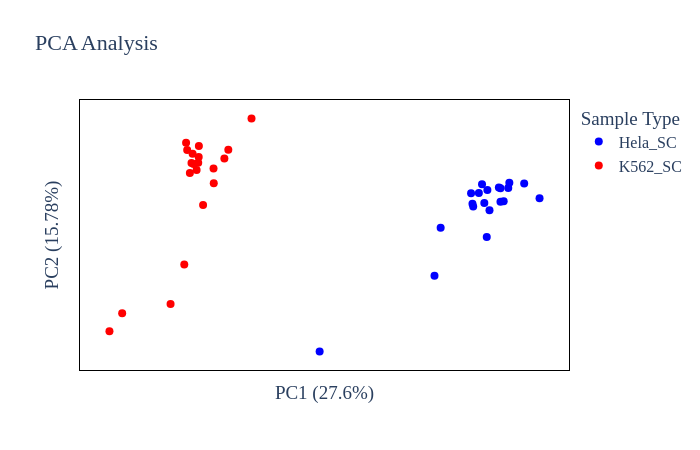

The cell this chart's notebook holds for it:
### Code cell
# Protein Abundance PCA plot
plot_options={
            "compare groups": ["Hela_SC","K562_SC"],
            "title": "PCA Analysis",
            "color": ["blue", "red", "green", "black", "yellow", "purple",
                      "orange", "brown", "pink", "gray", "olive", "cyan"],
            "symbol": ['circle', 'circle', 'circle'],
            "marker_size": 8,
            "width": 700,
            "height": 450,
            "font": dict(size=16, family="Arial black"),
            "ylimits": [],
            "xlimits": []
        }
figure, _, _ =plotter.PCA_plots(data_obj, plot_options, saved_settings, missing_value_thresh=33)
figure.show()

### Figure 1 — Plotly figure (JSON) as saved in the notebook; plotly's stock layout.template omitted (floating-point values rounded to 4 significant figures)
{"data": [{"hovertemplate": "%{text}<br>PC1: %{x} <br>PC2: %{y}", "legendgroup": "Hela_SC", "marker": {"color": "blue", "size": 8, "symbol": "circle"}, "mode": "markers", "name": "Hela_SC", "orientation": "v", "showlegend": true, "text": ["C:\\Users\\RTK\\Downloads\\dianntest\\LL2076_HKHPp1\\LL2076_HKHPp1_Hela_1cpw_blo5run1_GK18_rep1_ch2_DIAdry", "C:\\Users\\RTK\\Downloads\\dianntest\\LL2076_HKHPp1\\LL2076_HKHPp1_Hela_1cpw_blo5run2_GK21_rep2_ch1_DIAdry", "C:\\Users\\RTK\\Downloads\\dianntest\\LL2076_HKHPp1\\LL2076_HKHPp1_Hela_1cpw_blo5run5_GK17_rep3_ch2_DIAdry", "C:\\Users\\RTK\\Downloads\\dianntest\\LL2076_HKHPp1\\LL2076_HKHPp1_Hela_1cpw_blo5run8_GK22_rep4_ch1_DIAdry", "C:\\Users\\RTK\\Downloads\\dianntest\\LL2076_HKHPp1\\LL2076_HKHPp1_Hela_1cpw_blo5run15_GK5_rep5_ch2_DIAdry", "C:\\Users\\RTK\\Downloads\\dianntest\\LL2076_HKHPp1\\LL2076_HKHPp1_Hela_1cpw_blo5run16_GK12_rep6_ch1_DIAdry", "C:\\Users\\RTK\\Downloads\\dianntest\\LL2076_HKHPp1\\LL2076_HKHPp1_Hela_1cpw_blo5run17_GK15_rep7_ch2_DIAdry", "C:\\Users\\RTK\\Downloads\\dianntest\\LL2076_HKHPp1\\LL2076_HKHPp1_Hela_1cpw_blo5run18_GK8_rep8_ch1_DIAdry", "C:\\Users\\RTK\\Downloads\\dianntest\\LL2076_HKHPp1\\LL2076_HKHPp1_Hela_1cpw_blo5run20_GK11_rep9_ch1_DIAdry", "C:\\Users\\RTK\\Downloads\\dianntest\\LL2076_HKHPp1\\LL2076_HKHPp1_Hela_1cpw_blo5run21_GK7_rep10_ch2_DIAdry", "C:\\Users\\RTK\\Downloads\\dianntest\\LL2076_HKHPp1\\LL2076_HKHPp1_Hela_1cpw_blo5run2_GK21_rep2_ch1_DIAdry", "C:\\Users\\RTK\\Downloads\\dianntest\\LL2076_HKHPp1\\LL2076_HKHPp1_Hela_1cpw_blo5run2_GK21_rep2_ch1_DIAdry", "C:\\Users\\RTK\\Downloads\\dianntest\\LL2076_HKHPp1\\LL2076_HKHPp1_Hela_1cpw_blo5run2_GK21_rep2_ch1_DIAdry", "C:\\Users\\RTK\\Downloads\\dianntest\\LL2076_HKHPp1\\LL2076_HKHPp1_Hela_1cpw_blo5run2_GK21_rep2_ch1_DIAdry", "C:\\Users\\RTK\\Downloads\\dianntest\\LL2076_HKHPp1\\LL2076_HKHPp1_Hela_1cpw_blo5run2_GK21_rep2_ch1_DIAdry", "C:\\Users\\RTK\\Downloads\\dianntest\\LL2076_HKHPp1\\LL2076_HKHPp1_Hela_1cpw_blo5run2_GK21_rep2_ch1_DIAdry", "C:\\Users\\RTK\\Downloads\\dianntest\\LL2076_HKHPp1\\LL2076_HKHPp1_Hela_1cpw_blo5run2_GK21_rep2_ch1_DIAdry", "C:\\Users\\RTK\\Downloads\\dianntest\\LL2076_HKHPp1\\LL2076_HKHPp1_Hela_1cpw_blo5run2_GK21_rep2_ch1_DIAdry", "C:\\Users\\RTK\\Downloads\\dianntest\\LL2076_HKHPp1\\LL2076_HKHPp1_Hela_1cpw_blo5run2_GK21_rep2_ch1_DIAdry", "C:\\Users\\RTK\\Downloads\\dianntest\\LL2076_HKHPp1\\LL2076_HKHPp1_Hela_1cpw_blo5run2_GK21_rep2_ch1_DIAdry"], "type": "scatter", "x": [14.64, 14.79, 13.33, 12.14, 16.93, 13.13, 15.49, 13.8, 15.59, 15.08, 13.55, 12.26, 13.61, 12.84, -1.52, 12.33, 18.32, 14.79, 8.839, 9.395], "xaxis": "x", "y": [2.391, -0.4176, -0.642, 1.26, 3.132, 3.027, 2.289, -2.074, 3.318, -0.3252, -7.295, -0.7789, 1.871, 1.305, -29.63, -1.333, 0.2642, 2.244, -14.87, -5.473], "yaxis": "y"}, {"hovertemplate": "%{text}<br>PC1: %{x} <br>PC2: %{y}", "legendgroup": "K562_SC", "marker": {"color": "red", "size": 8, "symbol": "circle"}, "mode": "markers", "name": "K562_SC", "orientation": "v", "showlegend": true, "text": ["C:\\Users\\RTK\\Downloads\\dianntest\\LL2076_HKHPp1\\LL2076_HKHPp1_Hela_1cpw_blo5run5_GK17_rep3_ch2_DIAdry", "C:\\Users\\RTK\\Downloads\\dianntest\\LL2076_HKHPp1\\LL2076_HKHPp1_Hela_1cpw_blo5run5_GK17_rep3_ch2_DIAdry", "C:\\Users\\RTK\\Downloads\\dianntest\\LL2076_HKHPp1\\LL2076_HKHPp1_Hela_1cpw_blo5run5_GK17_rep3_ch2_DIAdry", "C:\\Users\\RTK\\Downloads\\dianntest\\LL2076_HKHPp1\\LL2076_HKHPp1_Hela_1cpw_blo5run5_GK17_rep3_ch2_DIAdry", "C:\\Users\\RTK\\Downloads\\dianntest\\LL2076_HKHPp1\\LL2076_HKHPp1_Hela_1cpw_blo5run5_GK17_rep3_ch2_DIAdry", "C:\\Users\\RTK\\Downloads\\dianntest\\LL2076_HKHPp1\\LL2076_HKHPp1_Hela_1cpw_blo5run5_GK17_rep3_ch2_DIAdry", "C:\\Users\\RTK\\Downloads\\dianntest\\LL2076_HKHPp1\\LL2076_HKHPp1_Hela_1cpw_blo5run5_GK17_rep3_ch2_DIAdry", "C:\\Users\\RTK\\Downloads\\dianntest\\LL2076_HKHPp1\\LL2076_HKHPp1_Hela_1cpw_blo5run5_GK17_rep3_ch2_DIAdry", "C:\\Users\\RTK\\Downloads\\dianntest\\LL2076_HKHPp1\\LL2076_HKHPp1_Hela_1cpw_blo5run5_GK17_rep3_ch2_DIAdry", "C:\\Users\\RTK\\Downloads\\dianntest\\LL2076_HKHPp1\\LL2076_HKHPp1_Hela_1cpw_blo5run5_GK17_rep3_ch2_DIAdry", "C:\\Users\\RTK\\Downloads\\dianntest\\LL2076_HKHPp1\\LL2076_HKHPp1_Hela_1cpw_blo5run8_GK22_rep4_ch1_DIAdry", "C:\\Users\\RTK\\Downloads\\dianntest\\LL2076_HKHPp1\\LL2076_HKHPp1_Hela_1cpw_blo5run8_GK22_rep4_ch1_DIAdry", "C:\\Users\\RTK\\Downloads\\dianntest\\LL2076_HKHPp1\\LL2076_HKHPp1_Hela_1cpw_blo5run8_GK22_rep4_ch1_DIAdry", "C:\\Users\\RTK\\Downloads\\dianntest\\LL2076_HKHPp1\\LL2076_HKHPp1_Hela_1cpw_blo5run8_GK22_rep4_ch1_DIAdry", "C:\\Users\\RTK\\Downloads\\dianntest\\LL2076_HKHPp1\\LL2076_HKHPp1_Hela_1cpw_blo5run8_GK22_rep4_ch1_DIAdry", "C:\\Users\\RTK\\Downloads\\dianntest\\LL2076_HKHPp1\\LL2076_HKHPp1_Hela_1cpw_blo5run8_GK22_rep4_ch1_DIAdry", "C:\\Users\\RTK\\Downloads\\dianntest\\LL2076_HKHPp1\\LL2076_HKHPp1_Hela_1cpw_blo5run8_GK22_rep4_ch1_DIAdry", "C:\\Users\\RTK\\Downloads\\dianntest\\LL2076_HKHPp1\\LL2076_HKHPp1_Hela_1cpw_blo5run8_GK22_rep4_ch1_DIAdry", "C:\\Users\\RTK\\Downloads\\dianntest\\LL2076_HKHPp1\\LL2076_HKHPp1_Hela_1cpw_blo5run8_GK22_rep4_ch1_DIAdry", "C:\\Users\\RTK\\Downloads\\dianntest\\LL2076_HKHPp1\\LL2076_HKHPp1_Hela_1cpw_blo5run8_GK22_rep4_ch1_DIAdry"], "type": "scatter", "x": [-11.09, -12.03, -12.98, -19.33, -9.757, -13.08, -11.07, -13.73, -12.41, -12.47, -13.56, -12.43, -20.48, -12.62, -13.22, -14.96, -10.11, -7.664, -13.47, -12.89], "xaxis": "x", "y": [6.054, -1.033, 8.971, -22.18, 9.717, 7.146, 3.176, -12.66, 10.48, 7.214, 11.11, 8.314, -25.68, 5.776, 5.183, -20.36, 8.034, 15.83, 9.664, 6.977], "yaxis": "y"}], "layout": {"font": {"family": "Arial black", "size": 16}, "height": 450, "legend": {"title": {"text": "Sample Type"}, "tracegroupgap": 0}, "paper_bgcolor": "rgba(255, 255, 255, 255)", "plot_bgcolor": "rgba(255, 255, 255, 255)", "title": {"text": "PCA Analysis"}, "width": 700, "xaxis": {"anchor": "y", "domain": [0, 1], "linecolor": "black", "mirror": true, "showticklabels": false, "title": {"text": "PC1 (27.6%)"}}, "yaxis": {"anchor": "x", "domain": [0, 1], "linecolor": "black", "mirror": true, "showticklabels": false, "title": {"text": "PC2 (15.78%)"}}}}
